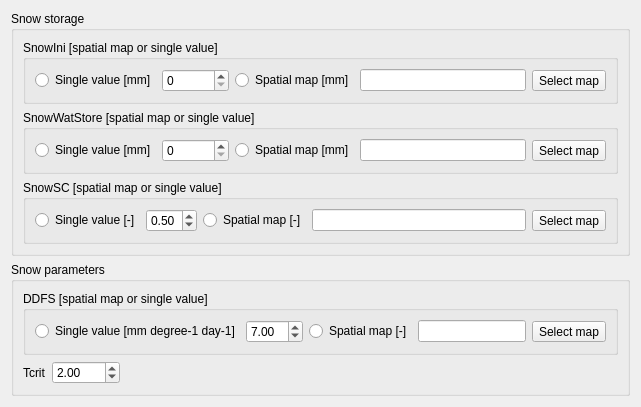
       <widget class="QWidget" name="snowTab">
        <attribute name="title">
         <string>Snow</string>
        </attribute>
        <layout class="QVBoxLayout" name="verticalLayout_10">
         <item>
          <widget class="QGroupBox" name="groupBox_20">
           <property name="title">
            <string>Snow storage</string>
           </property>
           <layout class="QVBoxLayout" name="verticalLayout_8">
            <item>
             <widget class="QGroupBox" name="groupBox_21">
              <property name="title">
               <string>SnowIni [spatial map or single value]</string>
              </property>
              <layout class="QHBoxLayout" name="horizontalLayout_73">
               <item>
                <layout class="QHBoxLayout" name="horizontalLayout_61">
                 <item>
                  <widget class="QRadioButton" name="snowIniSingleRadioButton">
                   <property name="text">
                    <string>Single value [mm]</string>
                   </property>
                  </widget>
                 </item>
                 <item>
                  <widget class="QSpinBox" name="snowIniSpinBox">
                   <property name="maximum">
                    <number>1000000000</number>
                   </property>
                   <property name="singleStep">
                    <number>100</number>
                   </property>
                  </widget>
                 </item>
                </layout>
               </item>
               <item>
                <layout class="QHBoxLayout" name="horizontalLayout_62">
                 <item>
                  <widget class="QRadioButton" name="snowIniMapRadioButton">
                   <property name="text">
                    <string>Spatial map [mm]</string>
                   </property>
                  </widget>
                 </item>
                 <item>
                  <widget class="QLineEdit" name="snowIniLineEdit">
                   <property name="readOnly">
                    <bool>true</bool>
                   </property>
                  </widget>
                 </item>
                 <item>
                  <widget class="QToolButton" name="selectSnowIniMapButton">
                   <property name="text">
                    <string>Select map</string>
                   </property>
                  </widget>
                 </item>
                </layout>
               </item>
              </layout>
             </widget>
            </item>
            <item>
             <widget class="QGroupBox" name="groupBox_22">
              <property name="title">
               <string>SnowWatStore [spatial map or single value]</string>
              </property>
              <layout class="QHBoxLayout" name="horizontalLayout_74">
               <item>
                <layout class="QHBoxLayout" name="horizontalLayout_63">
                 <item>
                  <widget class="QRadioButton" name="sWatStoreSingleRadioButton">
                   <property name="text">
                    <string>Single value [mm]</string>
                   </property>
                  </widget>
                 </item>
                 <item>
                  <widget class="QSpinBox" name="sWatStoreSpinBox">
                   <property name="maximum">
                    <number>1000000000</number>
                   </property>
                   <property name="singleStep">
                    <number>100</number>
                   </property>
                  </widget>
                 </item>
                </layout>
               </item>
               <item>
                <layout class="QHBoxLayout" name="horizontalLayout_64">
                 <item>
                  <widget class="QRadioButton" name="sWatStoreMapRadioButton">
                   <property name="text">
                    <string>Spatial map [mm]</string>
                   </property>
                  </widget>
                 </item>
                 <item>
                  <widget class="QLineEdit" name="sWatStoreLineEdit">
                   <property name="readOnly">
                    <bool>true</bool>
                   </property>
                  </widget>
                 </item>
                 <item>
                  <widget class="QToolButton" name="selectSWatStoreMapButton">
                   <property name="text">
                    <string>Select map</string>
                   </property>
                  </widget>
                 </item>
                </layout>
               </item>
              </layout>
             </widget>
            </item>
            <item>
             <widget class="QGroupBox" name="groupBox_23">
              <property name="title">
               <string>SnowSC [spatial map or single value]</string>
              </property>
              <layout class="QHBoxLayout" name="horizontalLayout_75">
               <item>
                <layout class="QHBoxLayout" name="horizontalLayout_65">
                 <item>
                  <widget class="QRadioButton" name="snowSCSingleRadioButton">
                   <property name="text">
                    <string>Single value [-]</string>
                   </property>
                  </widget>
                 </item>
                 <item>
                  <widget class="QDoubleSpinBox" name="snowSCDoubleSpinBox">
                   <property name="maximum">
                    <double>1.000000000000000</double>
                   </property>
                   <property name="singleStep">
                    <double>0.010000000000000</double>
                   </property>
                   <property name="value">
                    <double>0.500000000000000</double>
                   </property>
                  </widget>
                 </item>
                </layout>
               </item>
               <item>
                <layout class="QHBoxLayout" name="horizontalLayout_66">
                 <item>
                  <widget class="QRadioButton" name="snowSCMapRadioButton">
                   <property name="text">
                    <string>Spatial map [-]</string>
                   </property>
                  </widget>
                 </item>
                 <item>
                  <widget class="QLineEdit" name="snowSCLineEdit">
                   <property name="readOnly">
                    <bool>true</bool>
                   </property>
                  </widget>
                 </item>
                 <item>
                  <widget class="QToolButton" name="selectSnowSCMapButton">
                   <property name="text">
                    <string>Select map</string>
                   </property>
                  </widget>
                 </item>
                </layout>
               </item>
              </layout>
             </widget>
            </item>
           </layout>
          </widget>
         </item>
         <item>
          <widget class="QGroupBox" name="groupBox_24">
           <property name="title">
            <string>Snow parameters</string>
           </property>
           <layout class="QFormLayout" name="formLayout_18">
            <item row="1" column="0">
             <layout class="QHBoxLayout" name="horizontalLayout_67">
              <item>
               <widget class="QLabel" name="tcritLabel">
                <property name="text">
                 <string>Tcrit</string>
                </property>
               </widget>
              </item>
              <item>
               <widget class="QDoubleSpinBox" name="tcritDoubleSpinBox">
                <property name="minimum">
                 <double>-100.000000000000000</double>
                </property>
                <property name="maximum">
                 <double>100.000000000000000</double>
                </property>
                <property name="singleStep">
                 <double>0.500000000000000</double>
                </property>
                <property name="value">
                 <double>2.000000000000000</double>
                </property>
               </widget>
              </item>
             </layout>
            </item>
            <item row="0" column="0" colspan="2">
             <widget class="QGroupBox" name="groupBox_25">
              <property name="title">
               <string>DDFS [spatial map or single value]</string>
              </property>
              <layout class="QHBoxLayout" name="horizontalLayout_76">
               <item>
                <layout class="QHBoxLayout" name="horizontalLayout_68">
                 <item>
                  <widget class="QRadioButton" name="DDFSSingleRadioButton">
                   <property name="text">
                    <string>Single value [mm degree-1 day-1]</string>
                   </property>
                  </widget>
                 </item>
                 <item>
                  <widget class="QDoubleSpinBox" name="DDFSDoubleSpinBox">
                   <property name="minimum">
                    <double>1.000000000000000</double>
                   </property>
                   <property name="maximum">
                    <double>20.000000000000000</double>
                   </property>
                   <property name="singleStep">
                    <double>0.500000000000000</double>
                   </property>
                   <property name="value">
                    <double>7.000000000000000</double>
                   </property>
                  </widget>
                 </item>
                </layout>
               </item>
               <item>
                <layout class="QHBoxLayout" name="horizontalLayout_69">
                 <item>
                  <widget class="QRadioButton" name="DDFSMapRadioButton">
                   <property name="text">
                    <string>Spatial map [-]</string>
                   </property>
                  </widget>
                 </item>
                 <item>
                  <widget class="QLineEdit" name="DDFSLineEdit">
                   <property name="readOnly">
                    <bool>true</bool>
                   </property>
                  </widget>
                 </item>
                 <item>
                  <widget class="QToolButton" name="selectDDFSMapButton">
                   <property name="text">
                    <string>Select map</string>
                   </property>
                  </widget>
                 </item>
                </layout>
               </item>
              </layout>
             </widget>
            </item>
           </layout>
          </widget>
         </item>
        </layout>
       </widget>
